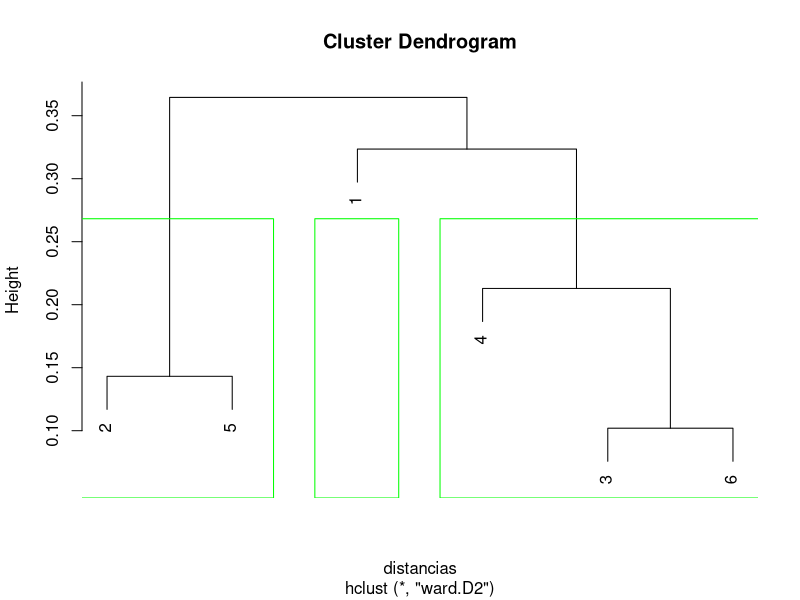

R code for this plot:
## ---- chunk 1

x <- c(0.4,0.22,0.35,0.26,0.08,0.45)
y <- c(0.53,0.38,0.32,0.19,0.41,0.30)

datos <- data.frame(x,y)
## ---- chunk 2
(distancias <- dist(datos))
(dendograma <- hclust(distancias, "ward.D2") )
## ---- chunk 3
plot(dendograma)
rect.hclust(dendograma, k=3, border = "green")
## ---- chunk 4
data("iris")
View(iris)
names(iris)
flores <- iris
